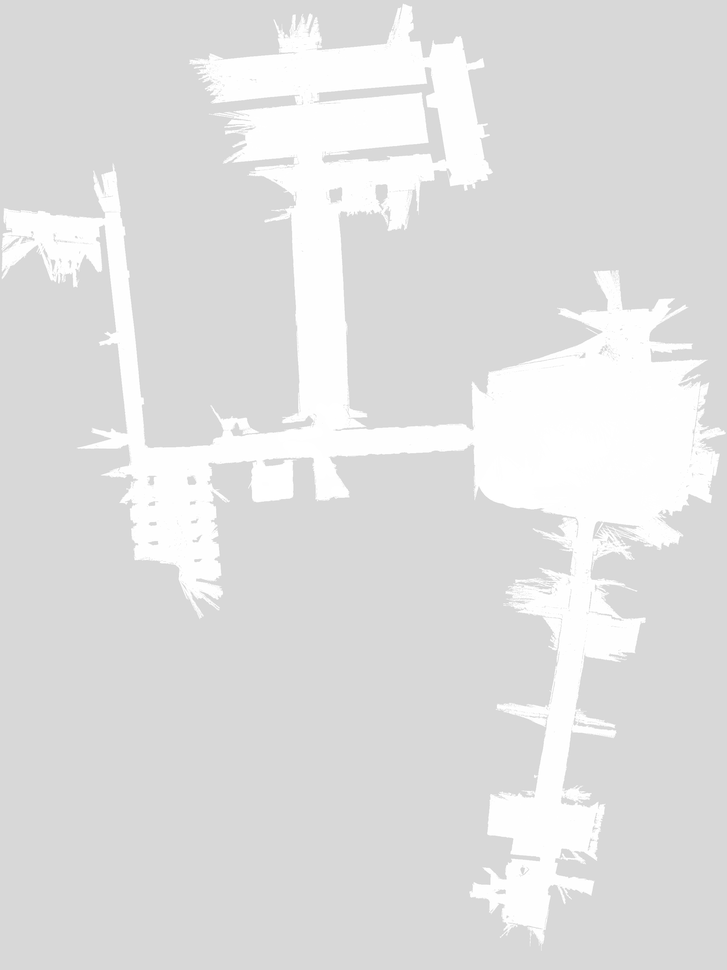
#> input picture data/data2d/ros_frog/maps/map3.png, 727 x 970 px, shrunk from 2250 x 3001 before the run
$ python pcm_to_poly.py
#> lines starting #> are read from the running program, lines starting #| are printed output that depends on the picture; after the words box and inside, x2 and y2 are one past the last pixel; in counts of white or black regions, pixels touching at a corner belong together
import numpy as np
from PIL import Image
from shapely.geometry import Polygon, MultiPolygon
from shapely.ops import unary_union
import matplotlib.pyplot as plt

def pgm_to_polygon(pgm_file, min_area=10):
    # Load the PGM file
#> called with pgm_file = 'map3.png', min_area = 100
    image = Image.open(pgm_file)
#> image is the input picture: PIL image 727x970 RGBA; mean R, G, B, A 223.6, 223.6, 223.6, 255
    image = np.array(image)
    image = image[:, :, 0]  # Extract single channel (assuming grayscale)
#> image: shape (970, 727)

    # Flip y
    image = np.flipud(image)
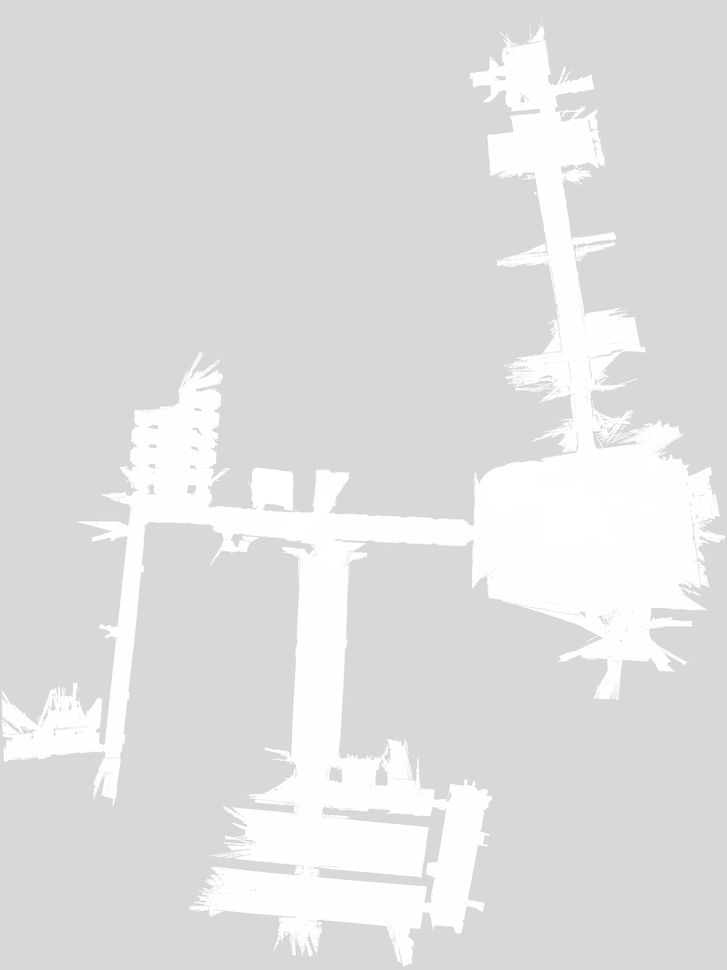
#> image: shape (970, 727); min 208, max 255, mean 223.6

    # Threshold the grid to binary (e.g., 0 for occupied, 1 for free space)
    # Assuming values > 200 are free space
    binary_grid = (image > 250).astype(np.uint8)
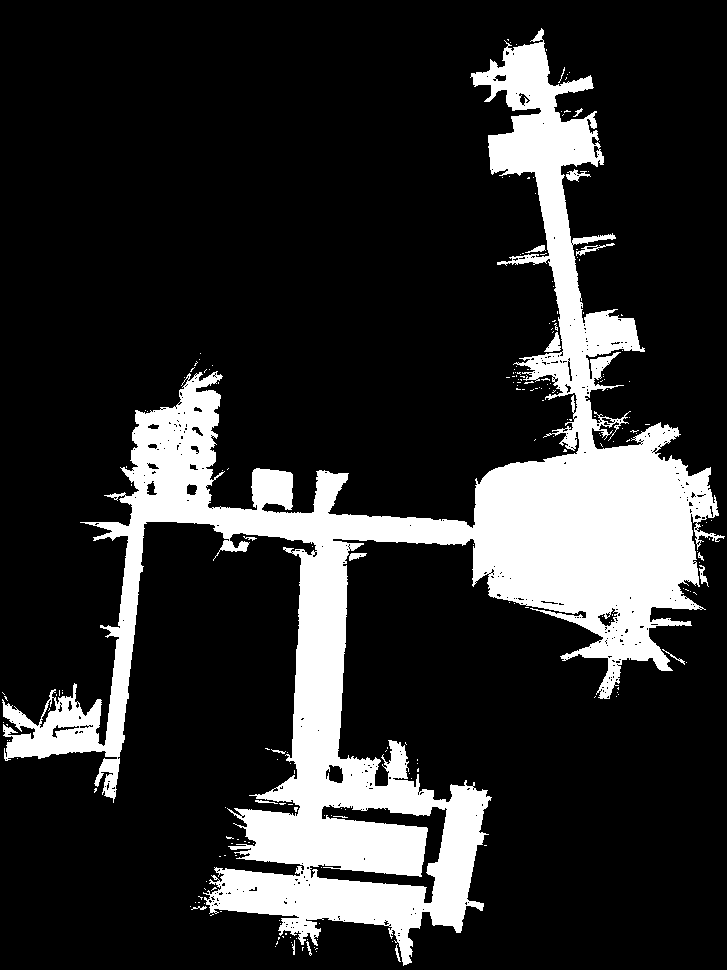
#> binary_grid: shape (970, 727); values 0 (black) and 1 (white), 18.5% white; 218 white regions (200 under 20 px), largest, box (x1, y1, x2, y2) and area: (2, 28, 725, 966) 129101, (544, 332, 561, 352) 168, (566, 169, 591, 182) 141

    # Find contours (boundaries) in the binary grid
    from skimage.measure import find_contours

    contours = find_contours(binary_grid, level=0.5)
#> contours = 748 point arrays, longest 12325 points

    # Convert contours to polygons
    polygons = []
    for contour in contours:
        # Convert to (x, y) coordinates in image space
        coordinates = [(x, y) for y, x in contour]
        if len(coordinates) > 2:  # Valid polygon requires at least 3 points
            polygon = Polygon(coordinates)
            if polygon.area >= min_area:  # Filter small polygons by area
                simplified_polygon = polygon.simplify(10.0, preserve_topology=True)
                polygons.append(simplified_polygon)
#> after the loop, polygons = 9 items

    return polygons

# Example usage
if __name__ == "__main__":
    pgm_file = "map3.png"  # Replace with your PGM file
    polygons = pgm_to_polygon(pgm_file, min_area=100)  # Adjust min_area as needed
#> polygons = 9 items

    # Display the polygon
    for poly in polygons:  # Use .geoms to iterate MultiPolygon
        x, y = poly.exterior.xy
        plt.plot(x, y)
#> this loop made 9 passes

    plt.gca().invert_yaxis()  # Invert Y-axis for image coordinate alignment
    plt.show()
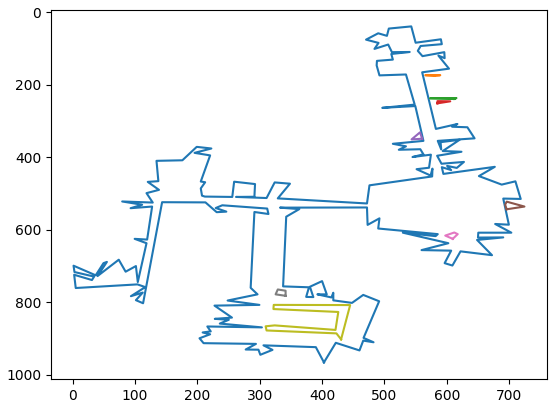
#> figure drawn by matplotlib, 1 panel

    # Print polygon for verification
    poly_content = ""
    for poly in polygons:
        xs, ys = poly.exterior.xy
        for x, y in zip(xs[:-1], ys[:-1]):
            x = float(x) * 0.05 - 8.72
            y = float(y) * 0.05 - 115
            poly_content += f"{x} {y}\n"
        poly_content += "\n"
#> after the loop, x = 12.43; y = -70.72
    with open("frog.poly", "w") as fp:
        fp.write(poly_content)
